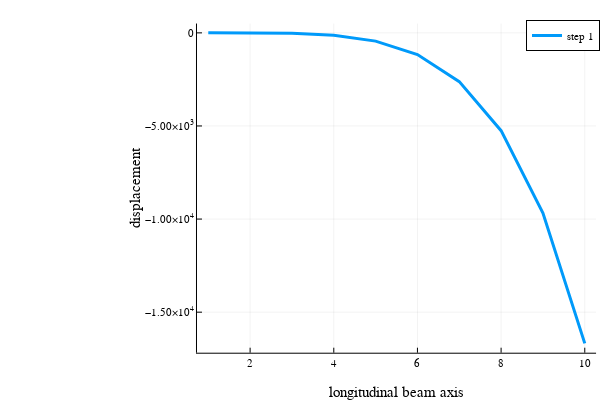

This figure's notebook cell:
### Code cell
Plots.plot(displacement[:2], label = "step 1", linewidth=3)
# Plots.plot!(displacement[:5], label = "step 5", linewidth=3)
# Plots.plot!(displacement[:10], label = "step 10", linewidth=3)
# Plots.plot!(displacement[:25], label = "step 25", linewidth=3)
# Plots.plot!(displacement[:50], label = "step 50", linewidth=3)



xlabel!("longitudinal beam axis")
ylabel!("displacement")

### Figure 1 — Plotly figure (JSON) as saved in the notebook; plotly's stock layout.template omitted (floating-point values rounded to 4 significant figures)
{"data": [{"colorbar": {"title": ""}, "legendgroup": "step 1", "line": {"color": "rgba(0, 154, 250, 1.000)", "dash": "solid", "shape": "linear", "width": 3}, "mode": "lines", "name": "step 1", "showlegend": true, "type": "scatter", "x": [1, 2, 3, 4, 5, 6, 7, 8, 9, 10], "xaxis": "x", "y": [-0.03175, -2.688, -27.56, -133.9, -443.9, -1166.0, -2619.0, -5253.0, -9676.0, -16680.0], "yaxis": "y", "zmax": null, "zmin": null}], "layout": {"annotations": [], "height": 400, "legend": {"bgcolor": "rgba(255, 255, 255, 1.000)", "bordercolor": "rgba(0, 0, 0, 1.000)", "borderwidth": 1, "font": {"color": "rgba(0, 0, 0, 1.000)", "family": "sans-serif", "size": 11}, "title": {"font": {"color": "rgba(0, 0, 0, 1.000)", "family": "sans-serif", "size": 15}, "text": ""}, "tracegroupgap": 0, "traceorder": "normal", "x": 1, "xanchor": "auto", "y": 1, "yanchor": "auto"}, "margin": {"b": 20, "l": 0, "r": 0, "t": 20}, "paper_bgcolor": "rgba(255, 255, 255, 1.000)", "plot_bgcolor": "rgba(255, 255, 255, 1.000)", "showlegend": true, "width": 600, "xaxis": {"anchor": "y", "domain": [0.3283, 0.9934], "gridcolor": "rgba(0, 0, 0, 0.100)", "gridwidth": 0.5, "linecolor": "rgba(0, 0, 0, 1.000)", "mirror": false, "range": [0.73, 10.27], "showgrid": true, "showline": true, "showticklabels": true, "tickangle": 0, "tickcolor": "rgb(0, 0, 0)", "tickfont": {"color": "rgba(0, 0, 0, 1.000)", "family": "sans-serif", "size": 11}, "tickmode": "array", "ticks": "inside", "ticktext": ["2", "4", "6", "8", "10"], "tickvals": [2, 4, 6, 8, 10], "title": "longitudinal beam axis", "titlefont": {"color": "rgba(0, 0, 0, 1.000)", "family": "sans-serif", "size": 15}, "type": "-", "visible": true, "zeroline": false, "zerolinecolor": "rgba(0, 0, 0, 1.000)"}, "yaxis": {"anchor": "x", "domain": [0.07581, 0.9902], "gridcolor": "rgba(0, 0, 0, 0.100)", "gridwidth": 0.5, "linecolor": "rgba(0, 0, 0, 1.000)", "mirror": false, "range": [-17180.0, 500.2], "showgrid": true, "showline": true, "showticklabels": true, "tickangle": 0, "tickcolor": "rgb(0, 0, 0)", "tickfont": {"color": "rgba(0, 0, 0, 1.000)", "family": "sans-serif", "size": 11}, "tickmode": "array", "ticks": "inside", "ticktext": ["−1.50×10<sup>4</sup>", "−1.00×10<sup>4</sup>", "−5.00×10<sup>3</sup>", "0"], "tickvals": [-15000, -10000, -5000, 0], "title": "displacement", "titlefont": {"color": "rgba(0, 0, 0, 1.000)", "family": "sans-serif", "size": 15}, "type": "-", "visible": true, "zeroline": false, "zerolinecolor": "rgba(0, 0, 0, 1.000)"}}}
